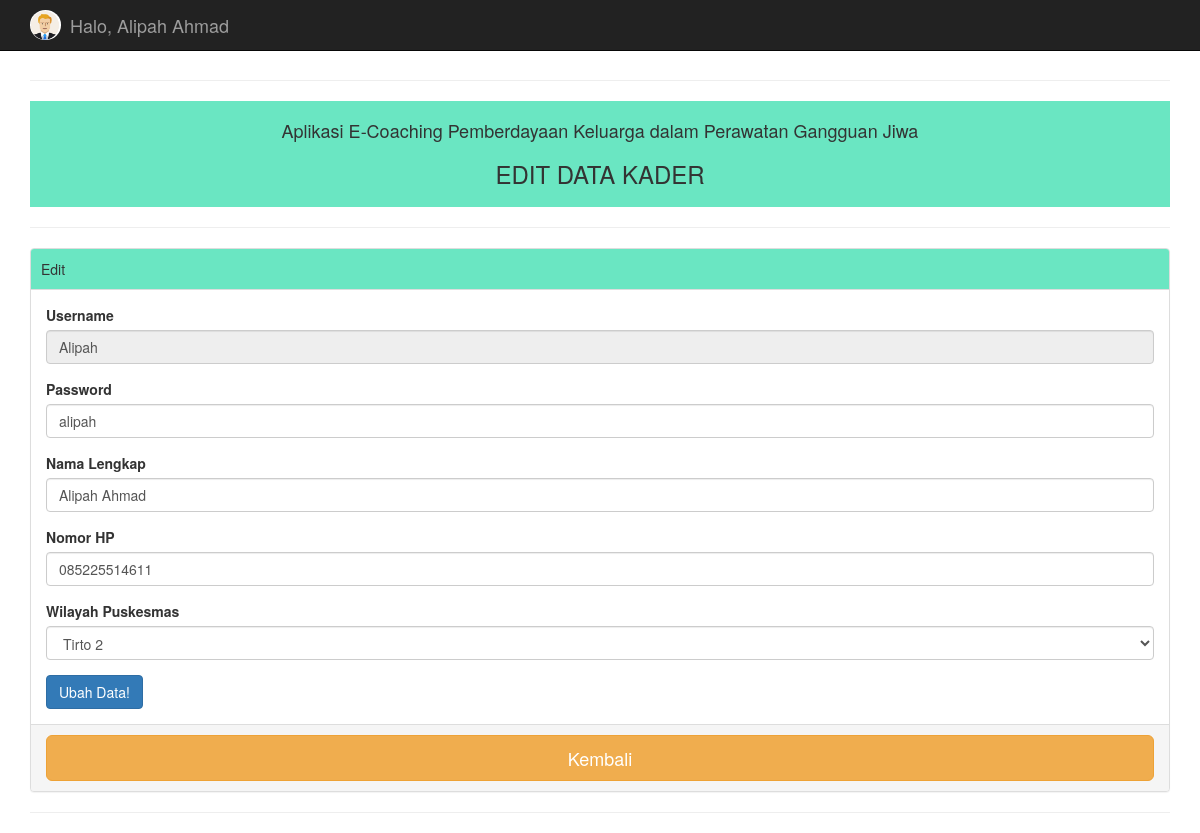
The app's page /olah_akun_kader.php (signed in) with its own data.
### tables this page shows
CREATE TABLE `user` (
  `username` varchar(20) NOT NULL,
  `password` varchar(50) NOT NULL,
  `level` enum('Administrator','Perawat','Kader','Dinas','Dokter','Keluarga') NOT NULL,
  `nama` varchar(200) NOT NULL,
  `no_hp` varchar(100) NOT NULL,
  `puskesmas` varchar(100) NOT NULL
);

### olah_akun_kader.php (the view, shortened to what this page needs)
<?php
include "connection.php";
?>
<!DOCTYPE html>
<html>
<head>
    <link rel="stylesheet" href="assets/bootstrap/css/bootstrap.min.css">
    <link rel="stylesheet" href="assets/font-awesome/css/font-awesome.min.css">
</head>
<body>
    <nav class="navbar navbar-inverse navbar-fixed-top" role="navigation">
        <div class="container">
            <div class="navbar-header">
                <a class="navbar-brand" href="#">
                    <?php
                    $nama = $_SESSION['username'];
                    echo "<img style='height: 30px; margin-top: -5px;' src='assets/img/icon/avatar.png' class='img-circle'>";
                    ?>
                    <div class="pull-left">
                        <p style="margin: -25px 40px 10px;">Halo, <?php echo $_SESSION['nama']; ?></p>
                    </div>
                </a>
            </div>
        </div>
    </nav>
    <div class="container" style="margin-top:60px">
        <hr>
        <div class="d" style="background-color: #6ae6c2; padding:10px;">
            <h4 align=center>Aplikasi E-Coaching Pemberdayaan Keluarga dalam Perawatan Gangguan Jiwa</h4>
            <h3 align=center>EDIT DATA KADER</h3>
        </div>
        <hr>
        <div class="panel panel-default">
            <div class="panel-heading " style="background-color: #6ae6c2; padding:10px;">Edit</div>
            <div class="panel-body">
                <div class="form-bottom">
                    <form role="form" action="" method="post">
                        <?php
                        $data = mysqli_query($connection, "select * from user where username='$nama'");
                        while ($d = mysqli_fetch_array($data)) {
                        ?>
                            <div class="form-group">
                                <label>Username</label>
                                <input type="text" name="username" value="<?php echo $d['username']; ?>" class="form-control" id="form-username" readonly>
                            </div>
                            <div class="form-group">
                                <label>Password</label>
                                <input type="text" name="password" value="<?php echo $d['password']; ?>" class="form-control" id="form-password">
                            </div>
                            <div class="form-group">
                                <label>Nama Lengkap</label>
                                <input type="text" name="nama" value="<?php echo $d['nama']; ?>" class="form-control">
                            </div>
                            <div class="form-group">
                                <label>Nomor HP</label>
                                <input type="text" name="nohp" value="<?php echo $d['no_hp']; ?>" class="form-control">
                            </div>
                            <div class="form-group">
                                <label for="">Wilayah Puskesmas</label>
                                <select name="puskesmas" class="form-control" required>
                                    <option value="Tirto 2" <?= ($d['puskesmas'] == 'Tirto 2') ? 'selected' : '' ?>>Tirto 2</option>
                                </select>
                            </div>
                            <button type="submit" name="submit" class="btn btn-primary">Ubah Data!</button>
                        <?php
                        }
                        ?>
                    </form>
                </div>
            </div>
            <div class="panel-footer">
                <a href="halkader.php"><button type="button" class="btn btn-block btn-warning btn-lg">Kembali</button></a>
            </div>
        </div>
        <hr>
    </div>
</body>
</html>

### records on screen
user: username "Alipah", password "alipah", nama "Alipah Ahmad", nohp "085225514611", puskesmas "Tirto 2"

### other values on screen
$_SESSION['nama'] "Alipah Ahmad"
